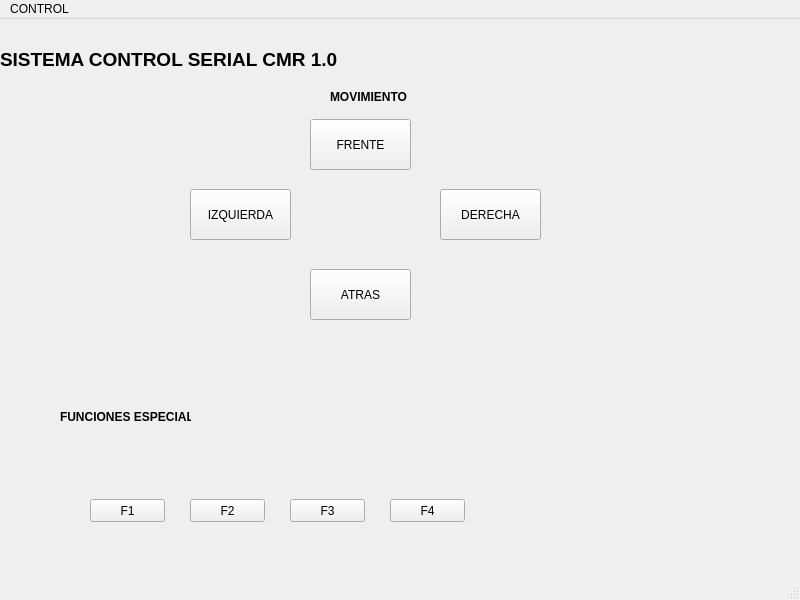
<?xml version="1.0" encoding="UTF-8"?>
<ui version="4.0">
 <class>MainWindow</class>
 <widget class="QMainWindow" name="MainWindow">
  <property name="geometry">
   <rect>
    <x>0</x>
    <y>0</y>
    <width>800</width>
    <height>600</height>
   </rect>
  </property>
  <property name="windowTitle">
   <string>MainWindow</string>
  </property>
  <widget class="QWidget" name="centralwidget">
   <widget class="QLabel" name="label">
    <property name="geometry">
     <rect>
      <x>0</x>
      <y>0</y>
      <width>351</width>
      <height>81</height>
     </rect>
    </property>
    <property name="font">
     <font>
      <family>Arial</family>
      <pointsize>14</pointsize>
      <weight>75</weight>
      <bold>true</bold>
     </font>
    </property>
    <property name="text">
     <string>SISTEMA CONTROL SERIAL CMR 1.0</string>
    </property>
   </widget>
   <widget class="QPushButton" name="FRENTE">
    <property name="geometry">
     <rect>
      <x>310</x>
      <y>100</y>
      <width>101</width>
      <height>51</height>
     </rect>
    </property>
    <property name="text">
     <string>FRENTE</string>
    </property>
   </widget>
   <widget class="QLabel" name="label_2">
    <property name="geometry">
     <rect>
      <x>330</x>
      <y>70</y>
      <width>141</width>
      <height>16</height>
     </rect>
    </property>
    <property name="font">
     <font>
      <family>Arial</family>
      <weight>75</weight>
      <bold>true</bold>
     </font>
    </property>
    <property name="text">
     <string>MOVIMIENTO</string>
    </property>
   </widget>
   <widget class="QPushButton" name="ATRAS">
    <property name="geometry">
     <rect>
      <x>310</x>
      <y>250</y>
      <width>101</width>
      <height>51</height>
     </rect>
    </property>
    <property name="text">
     <string>ATRAS</string>
    </property>
   </widget>
   <widget class="QPushButton" name="DERECHA">
    <property name="geometry">
     <rect>
      <x>440</x>
      <y>170</y>
      <width>101</width>
      <height>51</height>
     </rect>
    </property>
    <property name="text">
     <string>DERECHA</string>
    </property>
   </widget>
   <widget class="QPushButton" name="IZQUIERDA">
    <property name="geometry">
     <rect>
      <x>190</x>
      <y>170</y>
      <width>101</width>
      <height>51</height>
     </rect>
    </property>
    <property name="text">
     <string>IZQUIERDA</string>
    </property>
   </widget>
   <widget class="QLabel" name="label_3">
    <property name="geometry">
     <rect>
      <x>60</x>
      <y>390</y>
      <width>131</width>
      <height>16</height>
     </rect>
    </property>
    <property name="font">
     <font>
      <family>Arial</family>
      <weight>75</weight>
      <bold>true</bold>
     </font>
    </property>
    <property name="text">
     <string>FUNCIONES ESPECIALES</string>
    </property>
   </widget>
   <widget class="QPushButton" name="F1">
    <property name="geometry">
     <rect>
      <x>90</x>
      <y>480</y>
      <width>75</width>
      <height>23</height>
     </rect>
    </property>
    <property name="text">
     <string>F1</string>
    </property>
   </widget>
   <widget class="QPushButton" name="F2">
    <property name="geometry">
     <rect>
      <x>190</x>
      <y>480</y>
      <width>75</width>
      <height>23</height>
     </rect>
    </property>
    <property name="text">
     <string>F2</string>
    </property>
   </widget>
   <widget class="QPushButton" name="F3">
    <property name="geometry">
     <rect>
      <x>290</x>
      <y>480</y>
      <width>75</width>
      <height>23</height>
     </rect>
    </property>
    <property name="text">
     <string>F3</string>
    </property>
   </widget>
   <widget class="QPushButton" name="F4">
    <property name="geometry">
     <rect>
      <x>390</x>
      <y>480</y>
      <width>75</width>
      <height>23</height>
     </rect>
    </property>
    <property name="text">
     <string>F4</string>
    </property>
   </widget>
  </widget>
  <widget class="QStatusBar" name="statusbar"/>
  <widget class="QMenuBar" name="menubar">
   <property name="geometry">
    <rect>
     <x>0</x>
     <y>0</y>
     <width>800</width>
     <height>21</height>
    </rect>
   </property>
   <widget class="QMenu" name="menuCMR">
    <property name="title">
     <string>CONTROL</string>
    </property>
    <addaction name="actionDD"/>
   </widget>
   <addaction name="menuCMR"/>
  </widget>
  <action name="actionDD">
   <property name="text">
    <string>CONTROL</string>
   </property>
  </action>
 </widget>
 <resources/>
 <connections/>
</ui>
